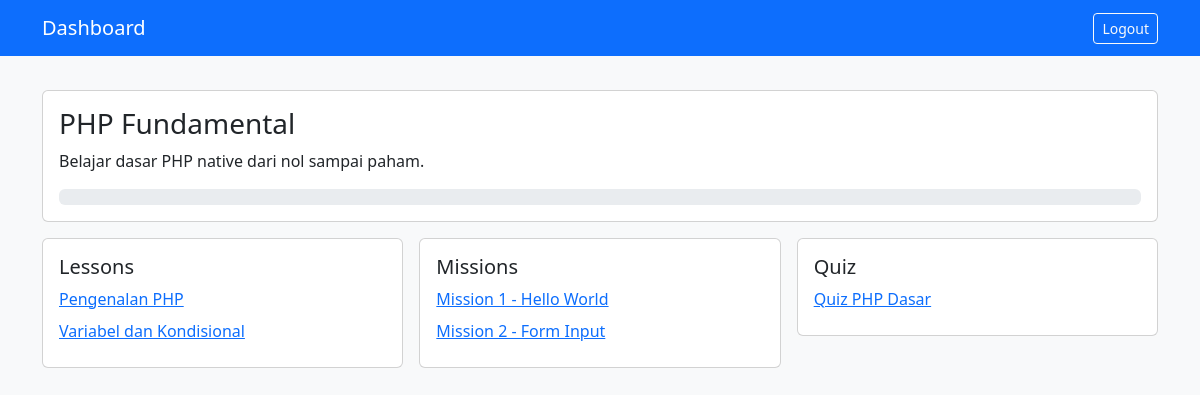
The app's page /user/course_detail.php?course_id=1 (signed in) with its own data.
### tables this page shows
CREATE TABLE courses (
    id INT AUTO_INCREMENT PRIMARY KEY,
    title VARCHAR(150) NOT NULL,
    description TEXT NOT NULL,
    thumbnail VARCHAR(255) NULL,
    created_at TIMESTAMP DEFAULT CURRENT_TIMESTAMP
);

CREATE TABLE lessons (
    id INT AUTO_INCREMENT PRIMARY KEY,
    course_id INT NOT NULL,
    title VARCHAR(150) NOT NULL,
    video_type ENUM('file', 'youtube') NOT NULL,
    video_url VARCHAR(255) NOT NULL,
    order_number INT NOT NULL DEFAULT 1,
    created_at TIMESTAMP DEFAULT CURRENT_TIMESTAMP,
    CONSTRAINT fk_lesson_course FOREIGN KEY (course_id) REFERENCES courses(id) ON DELETE CASCADE
);

CREATE TABLE missions (
    id INT AUTO_INCREMENT PRIMARY KEY,
    course_id INT NOT NULL,
    title VARCHAR(150) NOT NULL,
    description TEXT NOT NULL,
    CONSTRAINT fk_mission_course FOREIGN KEY (course_id) REFERENCES courses(id) ON DELETE CASCADE
);

CREATE TABLE quizzes (
    id INT AUTO_INCREMENT PRIMARY KEY,
    course_id INT NOT NULL,
    title VARCHAR(150) NOT NULL,
    passing_score INT NOT NULL DEFAULT 70,
    CONSTRAINT fk_quiz_course FOREIGN KEY (course_id) REFERENCES courses(id) ON DELETE CASCADE
);

### config/functions.php (called while the page is built, shortened)
<?php
function e(string $value): string
{
    return htmlspecialchars($value, ENT_QUOTES, 'UTF-8');
}
function isEnrolled(PDO $pdo, int $userId, int $courseId): bool
{
    $stmt = $pdo->prepare('SELECT id FROM enrollments WHERE user_id = ? AND course_id = ?');
    $stmt->execute([$userId, $courseId]);
    return (bool) $stmt->fetch();
}

### user/course_detail.php (the view, shortened to what this page needs)
<?php
require_once __DIR__ . '/../config/database.php';
require_once __DIR__ . '/../config/functions.php';
$userId = (int)$_SESSION['user']['id'];
$courseId = (int)($_GET['course_id'] ?? 0);
$stmt = $pdo->prepare('SELECT * FROM courses WHERE id = ?');
$stmt->execute([$courseId]);
$course = $stmt->fetch();
$enrolled = isEnrolled($pdo, $userId, $courseId);
$lessonsStmt = $pdo->prepare('SELECT * FROM lessons WHERE course_id = ? ORDER BY order_number');
$lessonsStmt->execute([$courseId]);
$lessons = $lessonsStmt->fetchAll();
$missionsStmt = $pdo->prepare('SELECT * FROM missions WHERE course_id = ?');
$missionsStmt->execute([$courseId]);
$missions = $missionsStmt->fetchAll();
$quizzesStmt = $pdo->prepare('SELECT * FROM quizzes WHERE course_id = ?');
$quizzesStmt->execute([$courseId]);
$quizzes = $quizzesStmt->fetchAll();
?>
<!doctype html><html><head><link href="https://cdn.jsdelivr.net/npm/bootstrap@5.3.3/dist/css/bootstrap.min.css" rel="stylesheet"></head><body class="bg-light">
<nav class="navbar navbar-expand-lg navbar-dark bg-primary fixed-top"><div class="container"><a class="navbar-brand" href="dashboard.php">Dashboard</a><a class="btn btn-outline-light btn-sm" href="/elearning/auth/logout.php">Logout</a></div></nav>
<div class="container" style="padding-top:90px;"><div class="card mb-3"><div class="card-body"><h3><?=e($course['title'])?></h3><p><?=e($course['description'])?></p><?php if(!$enrolled):?><form method="post"><button name="enroll" class="btn btn-success">Enroll Course</button></form><?php else:?><div class="progress"><div class="progress-bar" style="width: <?=$progress?>%"><?=$progress?>%</div></div><?php endif;?></div></div>
<?php if($enrolled):?><div class="row g-3"><div class="col-md-4"><div class="card"><div class="card-body"><h5>Lessons</h5><?php foreach($lessons as $l):?><a class="d-block mb-2" href="lesson.php?lesson_id=<?=$l['id']?>&course_id=<?=$courseId?>"><?=e($l['title'])?></a><?php endforeach;?></div></div></div><div class="col-md-4"><div class="card"><div class="card-body"><h5>Missions</h5><?php foreach($missions as $m):?><a class="d-block mb-2" href="mission.php?course_id=<?=$courseId?>"><?=e($m['title'])?></a><?php endforeach;?></div></div></div><div class="col-md-4"><div class="card"><div class="card-body"><h5>Quiz</h5><?php foreach($quizzes as $q):?><a class="d-block mb-2" href="quiz.php?quiz_id=<?=$q['id']?>"><?=e($q['title'])?></a><?php endforeach;?></div></div></div></div><?php else:?><div class="alert alert-warning">Anda harus enroll untuk mengakses materi.</div><?php endif;?>
</div></body></html>

### records on screen
courses: title "PHP Fundamental", description "Belajar dasar PHP native dari nol sampai paham."
lessons: title "Pengenalan PHP"
lessons: title "Variabel dan Kondisional"
missions: title "Mission 1 - Hello World"
missions: title "Mission 2 - Form Input"
quizzes: title "Quiz PHP Dasar"
